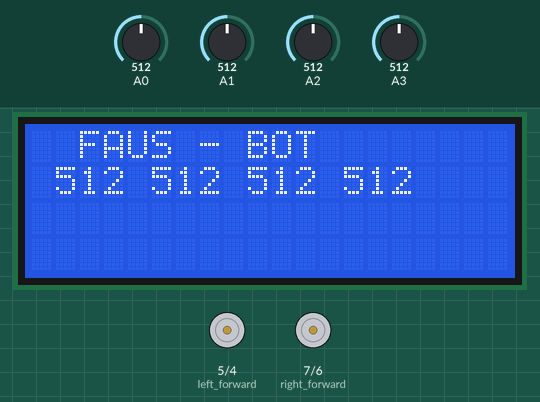
Recording of a sketch running on a simulated Arduino Uno, built with avr-gcc and run on an emulated ATmega328P. On the bench: 20×4 character LCD, motor-driver pin pairs drawn as motors (green arrow = first pin HIGH = forward, orange = second pin HIGH = backward, longer = more drive, scaled by the enable pin). The inputs (shaded band) are chosen by the test bench; at power-on: A2 = 512, A3 = 512, A0 = 512, A1 = 512.

Above: at 1.2 s.
1.3 s: A2 set to 211
At 2.5 s:
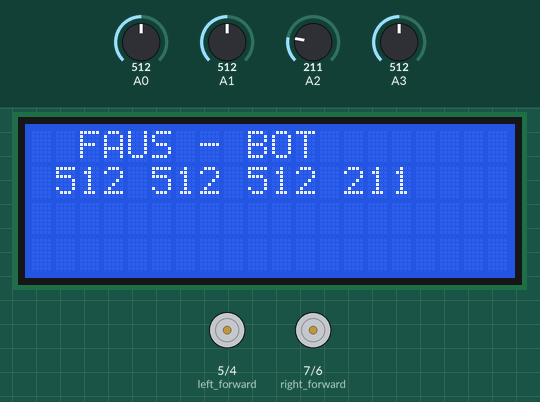
2.8 s: A2 set to 191
At 4.0 s:
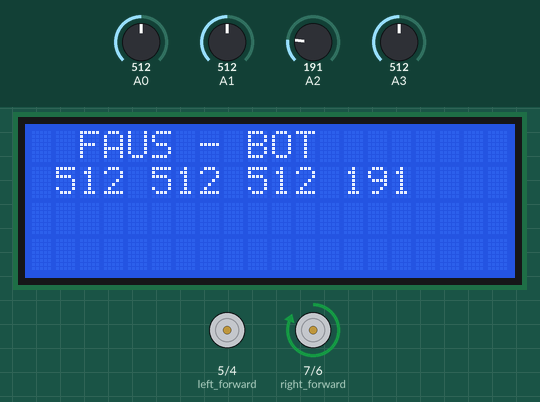
4.3 s: A3 set to 214
At 5.5 s:
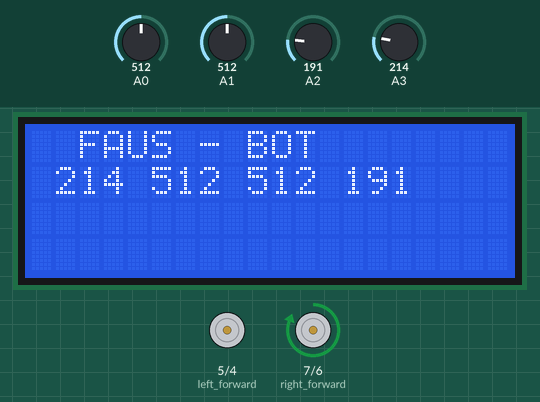
5.8 s: A3 set to 192
At 7.2 s:
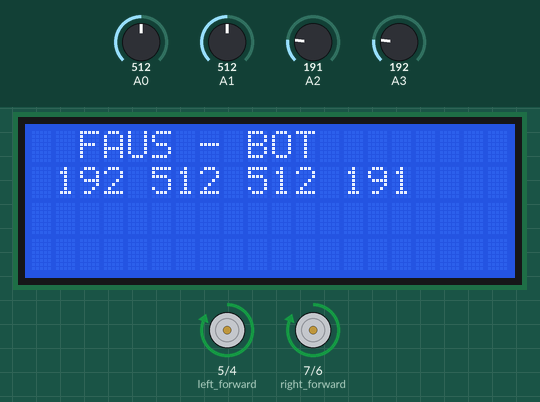
8.8 s: A2 set to 210
At 9.2 s:
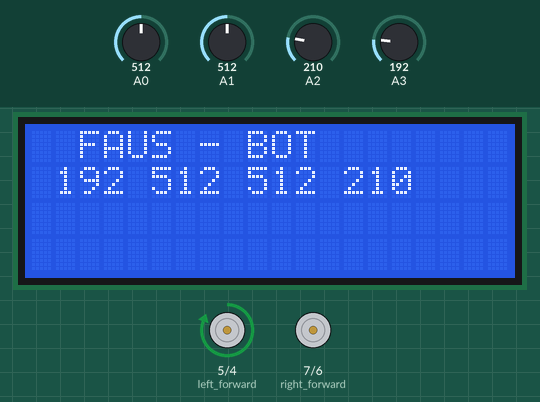
10.3 s: A0 set to 716
At 10.8 s:
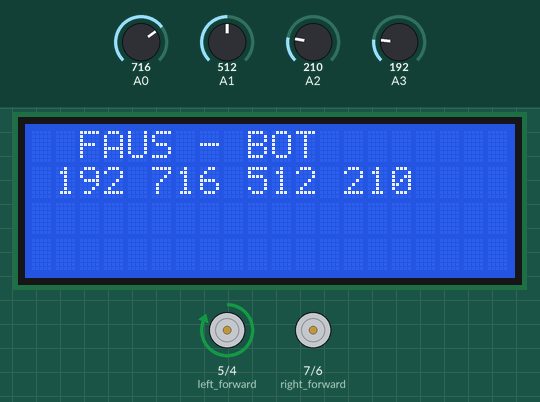
Timing chart, 0 to 12.8 s (numbered marks = the images above; inputs shaded):
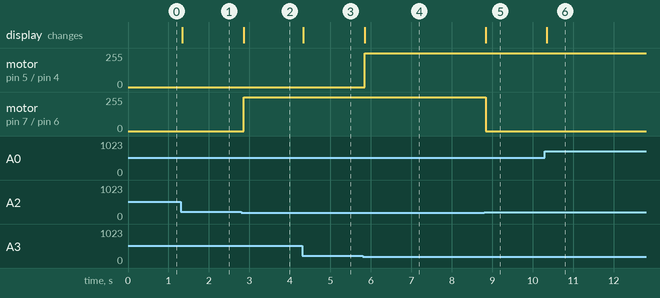

The sketch:

Line_Follower_Robot_with_LCD.ino
```cpp
#include <Wire.h>                // Library for I2C communication
#include <LiquidCrystal_I2C.h>   // Library for LCD

LiquidCrystal_I2C lcd = LiquidCrystal_I2C(0x27, 20, 4);

int right_forward = 7;
int right_backward = 6;
int left_forward = 5;
int left_backward = 4;
int pwm_left = 3;
int pwm_right = 2;
int pwm_speedR = 200;
int pwm_speedL = 200;

int Threshold = 200;

void forward();
void left();
void right();
void backward();

void forward()
{
    digitalWrite(right_forward, HIGH);
    digitalWrite(right_backward, LOW);
    digitalWrite(left_forward, HIGH);
    digitalWrite(left_backward, LOW);
    analogWrite(pwm_left,255);
    analogWrite(pwm_right,255);
}

void backward()
{
    digitalWrite(right_forward, LOW);
    digitalWrite(right_backward, HIGH);
    digitalWrite(left_forward, LOW);
    digitalWrite(left_backward, HIGH);
    analogWrite(pwm_left,255);
    analogWrite(pwm_right,255);
}

void left()
{
    digitalWrite(right_forward, HIGH);
    digitalWrite(right_backward, LOW);
    digitalWrite(left_forward, LOW);
    digitalWrite(left_backward, LOW);
    analogWrite(pwm_left,255);
    analogWrite(pwm_right,255);
}

void right()
{
    digitalWrite(right_forward, LOW);
    digitalWrite(right_backward, LOW);
    digitalWrite(left_forward, HIGH);
    digitalWrite(left_backward, LOW);
    analogWrite(pwm_left, 255);
    analogWrite(pwm_right,255);
}

void stopbot()
{
    digitalWrite(right_forward, LOW);
    digitalWrite(right_backward, LOW);
    digitalWrite(left_forward, LOW);
    digitalWrite(left_backward, LOW);
    analogWrite(pwm_left,0);
    analogWrite(pwm_right,0);
}

void setup() {

    Serial.begin(9600);

    lcd.init();
    lcd.backlight();

    pinMode(right_forward, OUTPUT);
    pinMode(right_backward, OUTPUT);
    pinMode(left_forward, OUTPUT);
    pinMode(left_backward, OUTPUT);
    pinMode(pwm_left, OUTPUT);
    pinMode(pwm_right, OUTPUT);

    pinMode(A0, INPUT);
    pinMode(A1, INPUT);
    pinMode(A2, INPUT);
    pinMode(A3, INPUT);

    /*
    //LCD - Runs only once to print
    lcd.setCursor(2, 0);
    lcd.print("Wifey Ayaany");
    lcd.setCursor(0, 1);
    lcd.print("I'm a Loyal wife.");
    */

}

void loop() {

     //Read and store input from all 4 sensors
     int MiddleLeft = analogRead(A0);    //Middle1
     int MiddleRight = analogRead(A1);    //Middle2
     int Right = analogRead(A2);      //Right
     int Left = analogRead(A3);       //LEFT

     /*
     //Serial Monitor Diagnostic
     Serial.println("------------------------------------------------------------------");
     Serial.print("-Left Sensor: ");
     Serial.println(Left);
     Serial.print("-MiddleLeft Sensor: ");
     Serial.println(MiddleLeft);
     Serial.print("-MiddleRight Sensor: ");
     Serial.println(MiddleRight);
     Serial.print("-Right Sensor: ");
     Serial.println(Right);
     //delay(1000); //Enable only when diagnosing sensors to establish a delay between sensor readings.
     */

     //LCD - Displays Sensor readings in the second row
     lcd.setCursor(2, 0);
     lcd.print("FAUS - BOT");
     lcd.setCursor(1, 1); //(column, row) (counting starts at 0!).
     lcd.print(Left);
     lcd.print("  ");
     lcd.setCursor(5, 1); //(column, row) (counting starts at 0!).
     lcd.print(MiddleLeft);
     lcd.print("  ");
     lcd.setCursor(9, 1); //(column, row) (counting starts at 0!).
     lcd.print(MiddleRight);
     lcd.print("  ");
     lcd.setCursor(13, 1); //(column, row) (counting starts at 0!).
     lcd.print(Right);
     lcd.print("  ");


     //LFR Code
     if (Left < Threshold && MiddleLeft > Threshold && MiddleRight > Threshold && Right < Threshold)
        forward();
     else if (Left < Threshold && MiddleLeft < Threshold && MiddleRight > Threshold && Right > Threshold)
        right();
     else if (Left < Threshold && MiddleLeft < Threshold && MiddleRight < Threshold && Right > Threshold)
        right();
     else if (Left < Threshold && MiddleLeft > Threshold && MiddleRight > Threshold && Right > Threshold)
        right();
     else if (Left > Threshold && MiddleLeft > Threshold && MiddleRight < Threshold && Right < Threshold)
        left();
     else if (Left > Threshold && MiddleLeft < Threshold && MiddleRight < Threshold && Right < Threshold)
        left();
     else if (Left > Threshold && MiddleLeft > Threshold && MiddleRight > Threshold && Right < Threshold)
        left();

}

//Note: PWM needs to be adjusted for each turn. TBD
```

Measured:
- the behaviour switches between 200 and 199 on A2 (found by bisection; images 1 and 2)
- the behaviour switches between 200 and 199 on A3 (found by bisection; images 3 and 4)
- after the input at 1.3 s, the display: changes after 0.05 s (image 1)
- after the input at 2.8 s, motor on pin 7 (right_forward) / pin 6 (right_backward): stopped → forward 255/255 after 0.06 s; the display: changes after 0.06 s (image 2)
- after the input at 4.3 s, the display: changes at once (image 3)
- after the input at 5.8 s, motor on pin 5 (left_forward) / pin 4 (left_backward): stopped → forward 255/255 after 0.05 s; the display: changes after 0.05 s (image 4)
- after the input at 8.8 s, motor on pin 7 (right_forward) / pin 6 (right_backward): forward 255/255 → stopped at once; the display: changes at once (image 5)
- after the input at 10.3 s, the display: changes after 0.05 s (image 6)
